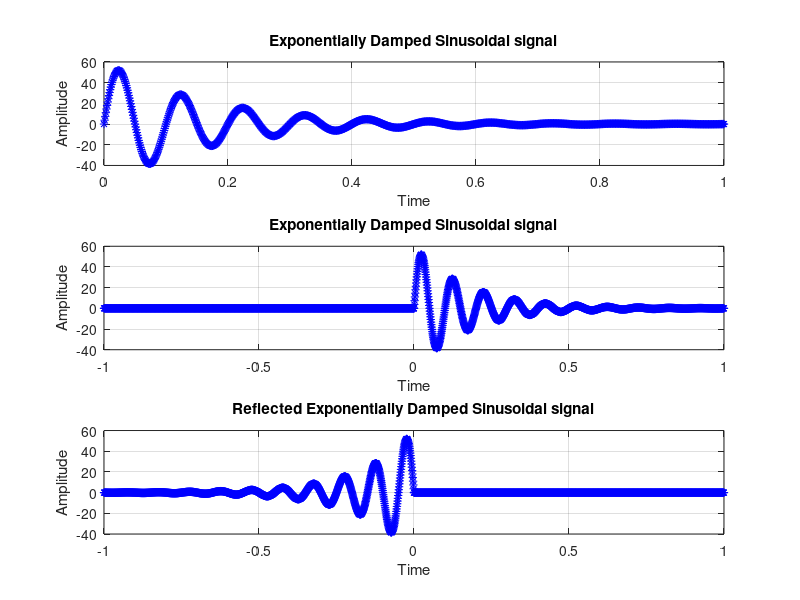

Reproduce this figure in MATLAB.
%%reflected signal of damp sinusoidal signal
clc;clear all;close all;
%% Discrete-time Exponentially Damped Sinusoidal Signal(using A=60, a=6 and phi=0):
%x(t)=A*exp(-a*t)*sin((2*pi*f*t)+phi);
A=60; a=6; phi=0; n_exp_decay=[];
time_start=0; time_end=1;
time_increment=0.001; sampling_freq=1/time_increment;
%n=0:0.001:1;
sin_t=0.1; f=1/sin_t;
n_exp_decay=time_start:time_increment:time_end;
index_t=0;
for t=time_start:time_increment:time_end
    index_t=index_t+1;
    n_exp_decay(2,index_t)=A*exp(-a*t)*sin((2*pi*f*t)+phi);
end
subplot(3,1,1);
plot(n_exp_decay(1,:),n_exp_decay(2,:),'b*');
xlabel('Time');
ylabel('Amplitude');
title('Exponentially Damped Sinusoidal signal');
grid on;
zoom xon;

len_exp_decay=length(n_exp_decay(2,:));
n_exp_index=[];
n_exp_index=-time_end:time_increment:-time_start;
n_exp_index(2,1:length(n_exp_index))=0;
n_exp_decaying=[];
n_exp_decaying=[n_exp_index n_exp_decay];

subplot(3,1,2);
plot(n_exp_decaying(1,:),n_exp_decaying(2,:),'b*');
xlabel('Time');
ylabel('Amplitude');
title('Exponentially Damped Sinusoidal signal');
grid on;
zoom xon;

%Discrete-time Reflected Exponentially Damped sinusoidal signal:
n_exp_reflected=-time_end:time_increment:time_end;
index_t=0;
index_refl=length(n_exp_decaying);
u_refl=[];
for ii=n_exp_reflected;
    index_t=index_t+1;
    n_exp_reflected(2,index_refl)=n_exp_decaying(2,index_t);
    index_refl=index_refl-1;
end
subplot(3,1,3);
plot(n_exp_reflected(1,:),n_exp_reflected(2,:),'b*');
xlabel('Time');
ylabel('Amplitude');
title('Reflected Exponentially Damped Sinusoidal signal');
grid on;
zoom xon;
